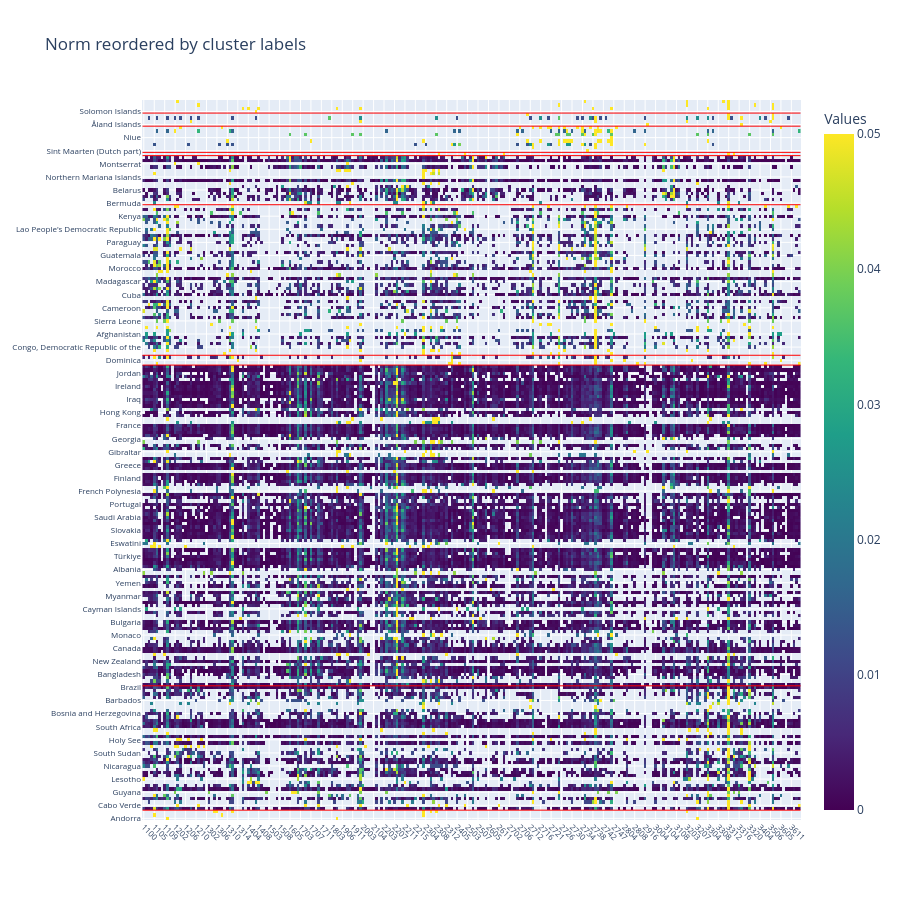

Notebook source saved alongside this figure:
### Code cell
hovertext = [uf.id2subfield_topic[int(x)] for x in df_country_subfield_norm.columns]
hovertext_2d = np.tile(hovertext, (len(names_ordered), 1))

fig = go.Figure(
    data=go.Heatmap(
        z=df_country_subfield.iloc[order, :].values,
        y=names_ordered,
        x=df_country_subfield.columns,
        colorscale="Viridis",
        colorbar=dict(title="Values"),
        zmin=0,
        zmax=0.05,
        text=hovertext_2d,        # 1D list for columns
        hoverinfo='x+y+text+z' # show column name, row, hovertext, and value
    )
)

fig.update_layout(
    title="Norm reordered by cluster labels",
    xaxis=dict(
        tickangle=45,
        tickfont=dict(size=8),
        automargin=True
    ),
    yaxis=dict(
        tickfont=dict(size=8),
        automargin=True
    ),
    width=900,
    height=900
)
# cluster boundaries
changes = np.where(np.diff(labels_ordered) != 0)[0] + 1

for c in changes:
    fig.add_shape(
        type="line",
        y0=c-0.5, y1=c-0.5,
        x0=-0.5, x1=len(df_country_subfield.columns)-0.5,
        line=dict(color="red", width=1)
    )

fig.show()

### Figure 1 — Plotly figure (JSON) as saved in the notebook; plotly's stock layout.template omitted (floating-point values rounded to 4 significant figures; data arrays with more than 128 entries replaced by an {"elided": "..."} marker saying what was removed)
{"data": [{"colorbar": {"title": {"text": "Values"}}, "colorscale": [[0.0, "#440154"], [0.1111, "#482878"], [0.2222, "#3e4989"], [0.3333, "#31688e"], [0.4444, "#26828e"], [0.5556, "#1f9e89"], [0.6667, "#35b779"], [0.7778, "#6ece58"], [0.8889, "#b5de2b"], [1.0, "#fde725"]], "hoverinfo": "x+y+text+z", "text": {"elided": "220x252 str values"}, "x": {"elided": "252 str values"}, "y": {"elided": "220 str values"}, "z": {"elided": "220x252 float values"}, "zmax": 0.05, "zmin": 0, "type": "heatmap"}], "layout": {"xaxis": {"tickfont": {"size": 8}, "tickangle": 45, "automargin": true}, "yaxis": {"tickfont": {"size": 8}, "automargin": true}, "title": {"text": "Norm reordered by cluster labels"}, "width": 900, "height": 900, "shapes": [{"line": {"color": "red", "width": 1}, "type": "line", "x0": -0.5, "x1": 251.5, "y0": 2.5, "y1": 2.5}, {"line": {"color": "red", "width": 1}, "type": "line", "x0": -0.5, "x1": 251.5, "y0": 40.5, "y1": 40.5}, {"line": {"color": "red", "width": 1}, "type": "line", "x0": -0.5, "x1": 251.5, "y0": 138.5, "y1": 138.5}, {"line": {"color": "red", "width": 1}, "type": "line", "x0": -0.5, "x1": 251.5, "y0": 141.5, "y1": 141.5}, {"line": {"color": "red", "width": 1}, "type": "line", "x0": -0.5, "x1": 251.5, "y0": 187.5, "y1": 187.5}, {"line": {"color": "red", "width": 1}, "type": "line", "x0": -0.5, "x1": 251.5, "y0": 202.5, "y1": 202.5}, {"line": {"color": "red", "width": 1}, "type": "line", "x0": -0.5, "x1": 251.5, "y0": 203.5, "y1": 203.5}, {"line": {"color": "red", "width": 1}, "type": "line", "x0": -0.5, "x1": 251.5, "y0": 211.5, "y1": 211.5}, {"line": {"color": "red", "width": 1}, "type": "line", "x0": -0.5, "x1": 251.5, "y0": 215.5, "y1": 215.5}]}}
